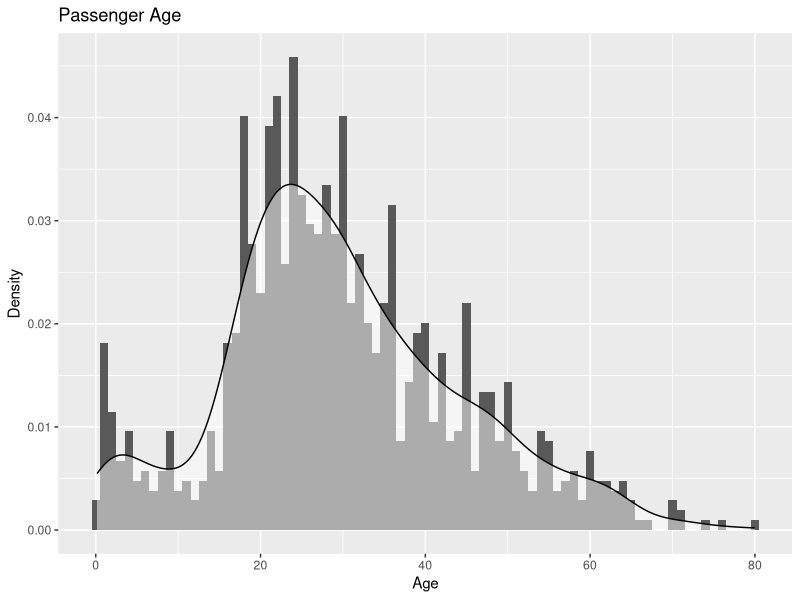
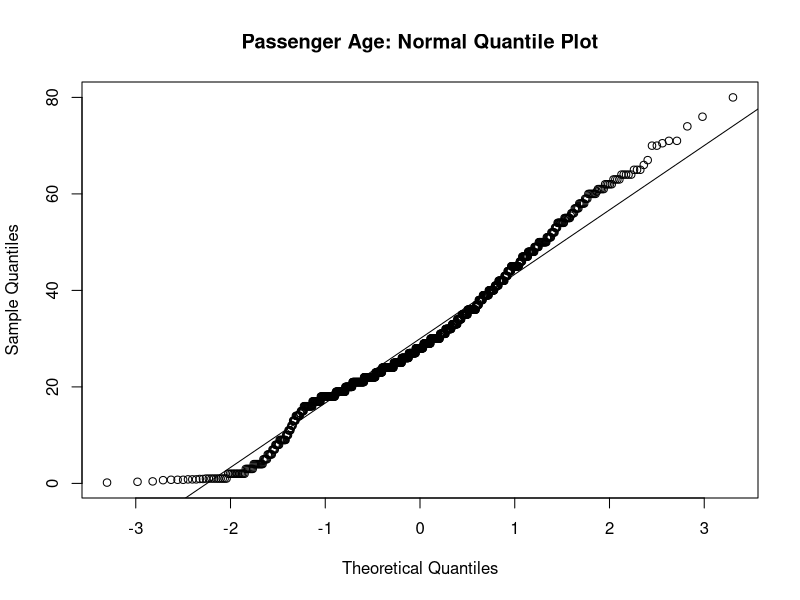
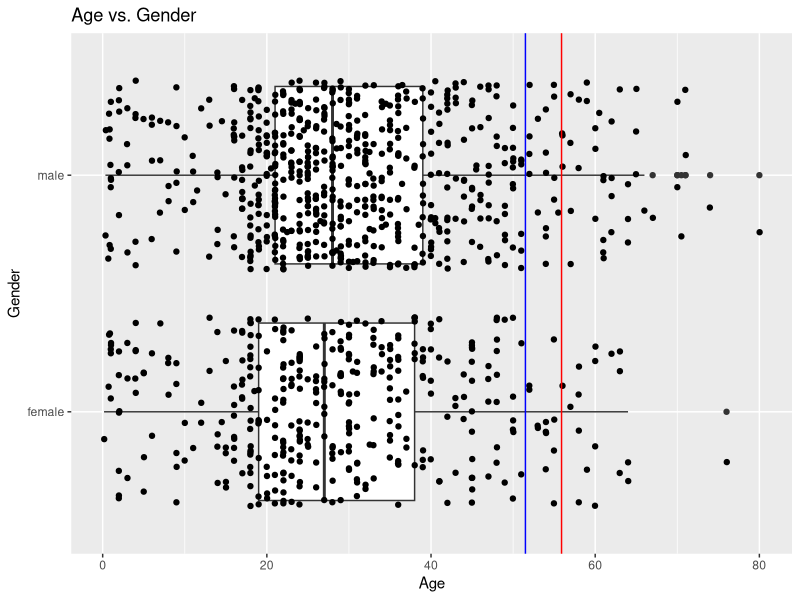
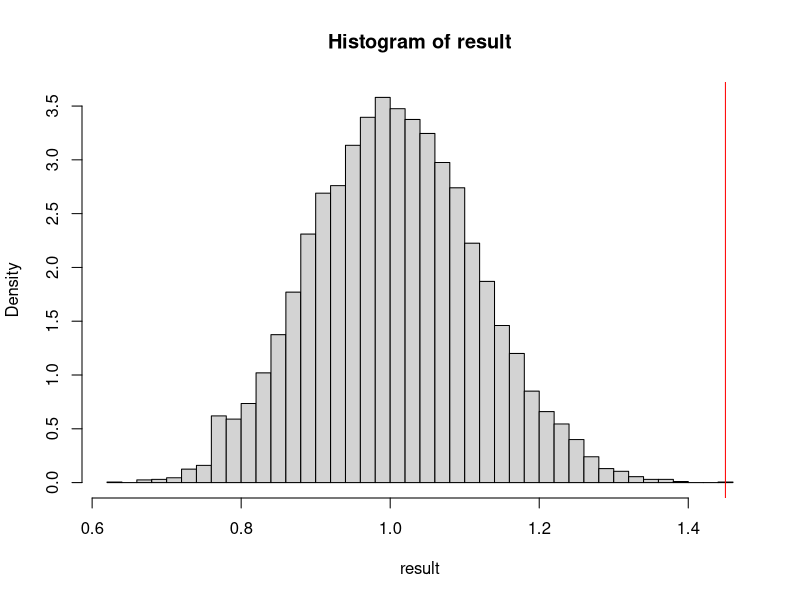

Recreate these plots in R, in order. (Note: this script raises an error after producing the figures.)
## Who Gets to Survive the Titanic Disaster?
## Chang Liu and Alexander Patel
## Math 156
## October 20, 2014

## The R Environment
# For graphs and charts, we will use the 'ggplot2' plotting library
#install.packages("ggplot2")
library("ggplot2")
#install.packages("scales")
library("scales")

## The Dataset
#  Our dataset comprises personal and logistical data on the
#  passengers on the Titanic. 
#  The data can be found at:
#   http://lib.stat.cmu.edu/S/Harrell/data/descriptions/titanic.html. 
titanic <- read.csv("titanic3.csv"); str(titanic)
# The data is a sample of 1310 passengers from the population size of 1317
#  so it approximates well the population
# There are 14 columns, but we will be looking at 5:
#  * 3 categorial/logical: passenger class, sex, survival
#  * 2 numerical: age, fare
titanic <- data.frame(titanic$survived, titanic$age, titanic$sex, titanic$fare, titanic$pclass)
names(titanic) <- c("survived", "age", "sex", "fare", "pclass"); head(titanic)

## PART I: AGE
# The data set contains age data on ~80% of the passengers (1046 / 1310)
age.nna <- titanic[!is.na(titanic$age),] # strip data of rows with age=NULL
summary(age.nna$age) 
# Notice the min/max: 2 months versus 80 years!
# Let's overlay a PDG on a histogram of age
ggplot(age.nna, aes(x=age)) + 
    ggtitle("Passenger Age") + 
    xlab("Age") + 
    ylab("Density") + 
    geom_histogram(aes(y=..density..), binwidth=1)+
    geom_density(alpha=.5, fill="#FFFFFF")
# We can see the discrepancies at extreme ages with a normal quantile plot
# The data is noticeably right-skewed, although there is clear dip in the number
#  of pre-teen and teenage passengers (for good reason, even in 1912)
qqnorm(age.nna$age, main="Passenger Age: Normal Quantile Plot")
qqline(age.nna$age)

# Let's do a boxplot of age vs. gender and add in as a reference the 1912 U.S. Life Expectancy
#  from: http://demog.berkeley.edu/~andrew/1918/figure2.html
# Turns out, there are more "old" passengers than meets the eye!
p <- qplot(x=age.nna$sex, y=age.nna$age, data=age.nna, 
           geom=c("boxplot", "jitter"), main="Age vs. Gender", xlab="Gender", 
           ylab="Age") + coord_flip()
p + geom_hline(yintercept = 51.5, color="blue", label="Life Exp. (M)") + 
    geom_hline(yintercept = 55.9, colour="red", label="Life Exp. (F)")

# Now, let's look at on particular category of the age group--children--and test 
#  whether the second part of "women and children first" (a code of conduct most famously associated with the Titanic) holds. 
# There are 154 children in the data set.
length(which(titanic$age < 18))
# Let's add a new categorical variable for child/adult.
titanic$age_group <- "adult"
titanic$age_group[titanic$age < 18] <- "child"
# 52% of children and only 36% of adults survived.
# But the child population is much smaller than the adult one. 
age_group.survived <- table(titanic$age_group, titanic$survived); age_group.survived
age_group.survived.prop <- prop.table(age_group.survived, 1); age_group.survived.prop
# Is the difference in survival rates significant? Let's see with a permutation test.
adults.survived <- age_group.survived.prop[3]
children.survived <- age_group.survived.prop[4]
observed <-  children.survived / adults.survived; observed # children are 1.45x more likely to survive 
N=10^4-1 ; result<-numeric(N)  
for (i in 1:N) {
    index <- sample(nrow(titanic), size=154, replace=FALSE)
    child.sample <- length(which(titanic$survived[index] == 1)) / length(index)
    adult.sample <- length(which(titanic$survived[-index] == 1)) / (nrow(titanic) - length(index))
    result[i] <- child.sample / adult.sample 
}
hist(result, breaks = "FD", prob = TRUE)
abline(v = observed, col = "red")
pvalue = (sum (result >= observed) + 1)/(N+1); 2*pvalue 
# A near-zero p-value indicates that the evidence supports the hypothesis that 
#  children are more likely to have survived

## PART II: Gender
# extract passengers with non-null sex/survival data
index<-which((!is.na(titanic$sex) )&(!is.na(titanic$survived))); 
sex<-data.frame(titanic$survived[index],titanic$sex[index])
names(sex) <- c("survive ", "sex"); head(sex)
# 466 females and 843 males have survival data
nrow(subset(sex, sex == "female")); nrow(subset(sex, sex == "male"))
# a contingency table for gender
counts<-table(sex)[,c(0,2,3)]; counts
# Women's survival rate 
women.survived<-counts[2]/(counts[1]+counts[2]);women.survived
# Men's survival rate
men.survived <-counts[4]/(counts[3]+counts[4]);men.survived
# Women are almost 4 times more likely to survive than men!
observed <- women.survived / men.survived; observed 
# Visualizing gender vs. survival
barplot(counts, ylim=c(0, 1000), xlab="Gender",ylab="Count",main="Survival by Sex")
text(.71, 520, paste(as.character(round(women.survived, 3) * 100),"% Survived"))
text(1.9, 890, paste(as.character(round(men.survived, 3 ) * 100),"% Survived"))
legend("bottomright", fill=c("black", "grey"), legend=c("Perished", "Survived"))
# Is the survival ratio of women over men statistically significant? 
# Let's do two tests. First, a permutation test for the ratio of women and men who survived
N=10^3-1 ; result<-numeric(N)  
for (i in 1:N) {
    per.sex<-sample(titanic$sex)
    counts2<-table(titanic$survived,per.sex);counts2<-counts2[,c(0,2,3)]
    women<-counts2[2]/(counts2[1]+counts2[2]) # women's survival rate 
    men<-counts2[4]/(counts2[3]+counts2[4]) # men's survival rate
    result[i]<-women/men  
}
hist(result, breaks = "FD", prob = TRUE)
hist(result, breaks = "FD", prob = TRUE,xlim=c(0,4))
abline(v = observed, col = "red") # too far from the distribution
pValue = (sum (result >= observed) + 1)/(N+1); 2*pValue #double for 2-sided test
# Far below 1% pvalue level: the observed ratio is extremely unlikely to occur by chance! 
# We have reason now to belive that women are saved first

# Now let's perform a chi-square test to further verify our conviction: 
# NUll hypothesis: sex and survival are independent VS
# Alternative hypothesis - women more likely to survive  
chisq.test(counts) 
# first glance: two variables highly dependent with statistical significance
chisq1 <-function(Obs){
    Expected <- rep(sum(Obs)/length(Obs),length(Obs))
    sum((Obs-Expected)^2/Expected)
}
#Calculate chi square for the observed data
Chi1<-chisq1(counts);Chi1
# calculate its p-value 
pchisq(Chi1,1,lower.tail=FALSE) 
# extremely small at 1% p-value level
# strongly suggesting the relationship is not indepedent 

# BONUS point: advantage of simulation over classical chisquare test

# Although in agreement on the inference, however, the large discrepany 
# in values between the built-in test and our calculation makes us nervous 
# e.g.p-values: 2.2e-16 for built-in; 9.304668e-131 for calculation
# The same issue appears in the analysis of class and survival!
# But we have no easy way to find out why! 
# Also the degree of power in the values (esp. -131?!) are just way too high
# Let's see if simulation can remedy this issue. 

# simulate the results
N = 10^4-1 ; sex.result <- numeric(N)
for (i in 1:N) {
    per_sex<- sample(titanic$sex);
    counts3<-table(titanic$survived,per_sex)
    counts3<-counts3[,c(0,2,3)]
    sex.result[i]<-chisq1(counts3)
}

hist(sex.result, freq=FALSE,breaks = "FD",xlim=c(100,600))  
abline(v = Chi1, col = "red") # way too far
pVal <-(sum (sex.result >= Chi1) +1)/(N+1); pVal;pVal*2 

# Not only the pvalue from simulation clearly is more reasonable
# but also it confirms the same inference without giving 
# the unknown discrepany and extremeness in values in the classical method.

## PART III: Passenger Class and Fare
# Fare
fare <- titanic$fare
# we have fare data for most of the passengers in the data set
length(fare); index<-which(!is.na(fare)); fare<-fare[index]; length(fare)
hist(fare,50,col="blue",freq=FALSE)
# highly skewed right with a long tail
summary(fare)
# Most fares are less than 34 Pre-1970 British Pounds 
# but there are seats as expensive as 512 Pounds and as cheap as free
qqnorm(fare)
qqline(fare) 

# Passenger class is a proxy for social-economic status
pclass <- titanic$pclass
survive <- titanic$survived
barplot(table(pclass),xlab="Passenger Class",ylab="Number of People",main="Distribution of Passengers by Class")
# the ship has slight more 3rd class passengers than the sum of 1st and 2nd class
counts<-table(survive,pclass);counts
chisq.test(counts) # far below 1% pvalue level suggests high dependence for a large chisq

# plot a graph to support our inference
barplot(counts, xlab="passenger class",ylab="number of people",main="survival by class")
# it seems first class has more survival than other classes
# could this be due to some chance event?

# testing hypothesis: do rich passengers get saved more often? 
chisq1 <-function(Obs){
  Expected <- rep(sum(Obs)/length(Obs),length(Obs))
  sum((Obs-Expected)^2/Expected)
}
Chi1<-chisq1(counts);Chi1 
#a large chi-square value for the observed data
pchisq(Chi1,2,lower.tail=FALSE) # highly significant
# A small p-value with a large chisq value suggests high dependence
# between survivalibity and class

# Again, the unknown discrepany and extremeness in values appear in the classical method. 
# But we can also simulate the results to verify the same thing for comparison.
N = 10^3-1 ; class.result <- numeric(N)
for (i in 1:N) {
  per_class<- sample(pclass)
  class.result[i]<-chisq1(table(per_class,survive))
}
hist(class.result, breaks = "FD",freq=FALSE)  
hist(class.result, breaks = "FD",freq=FALSE, xlim=c(300,600))  
abline(v = Chi1, col = "red") # too far away from the graph
pVal <-(sum (class.result >= Chi1) +1)/(N+1); pVal*2 # below 1% level
# Simulation clearly verifies the same conclusion without giving the mystery.
# It works practically better.

# The evidence supports the hypothesis that passengers in lower-numbered passenger classes are
#  more likely to have survived. 

# Conclusion:
# Women, children, and the first class are more likely to survive than others 